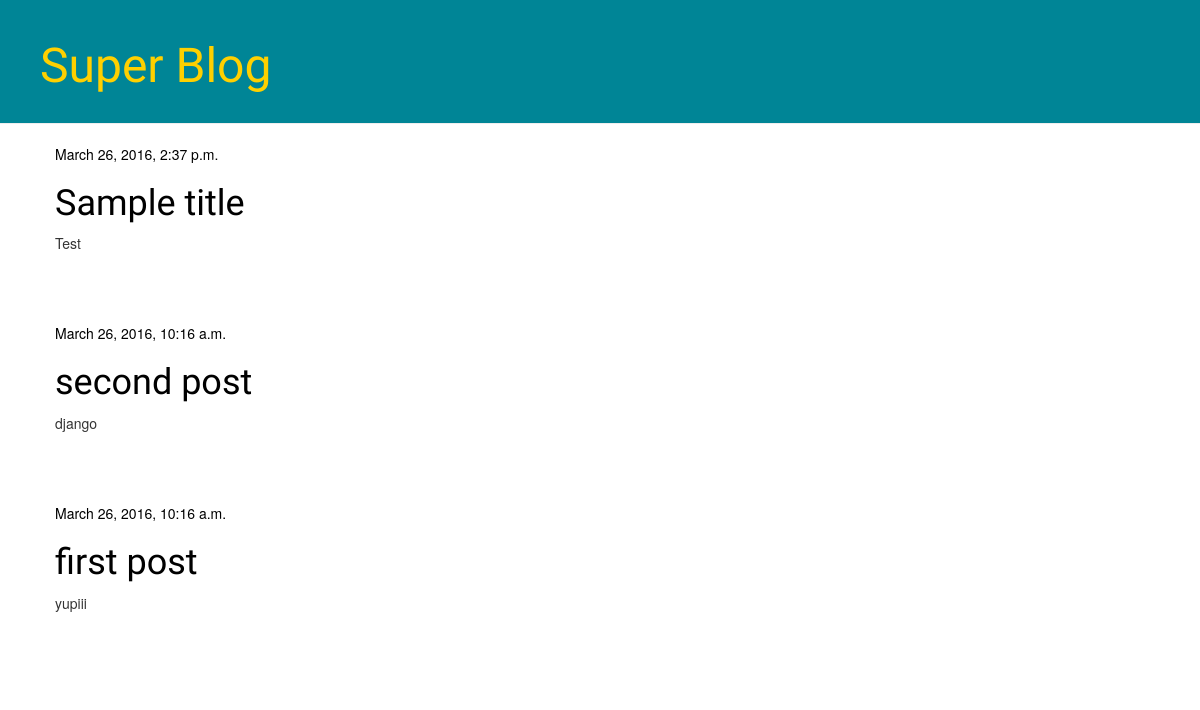
The app's page /, older data.
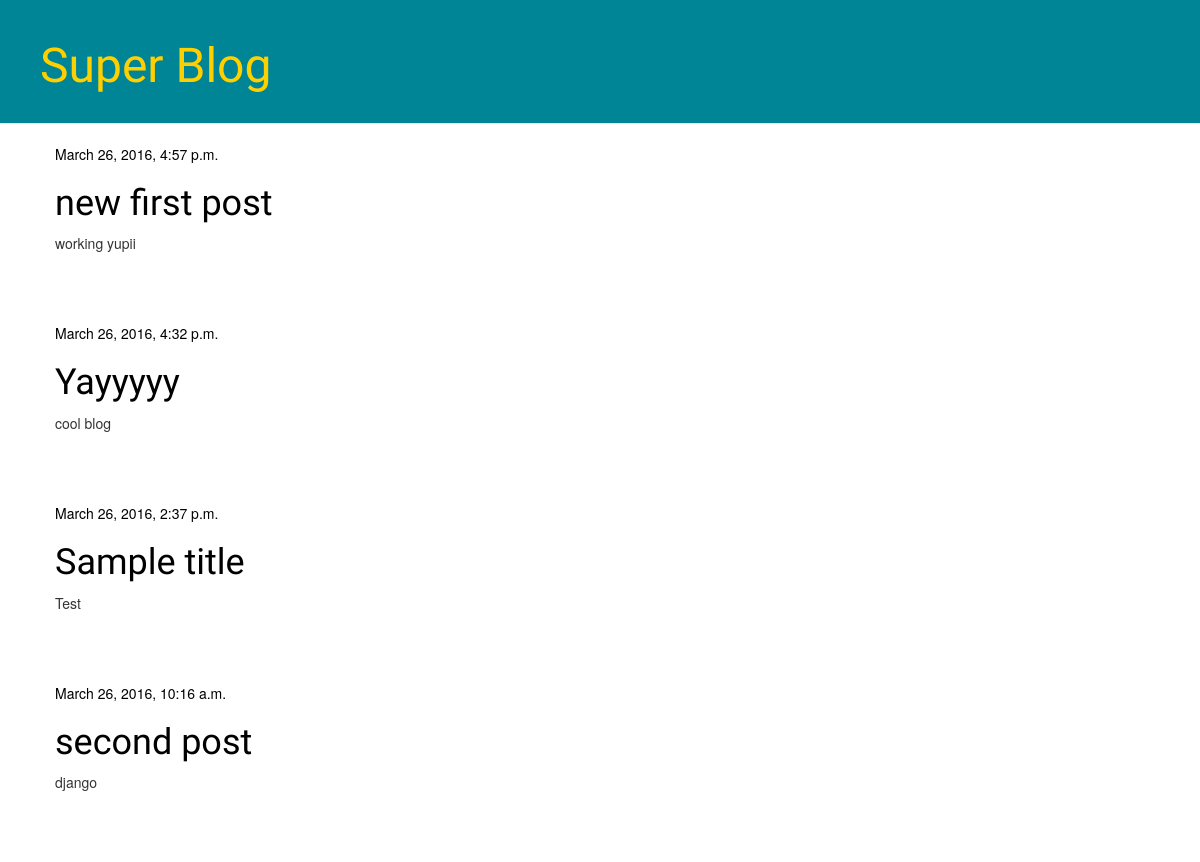
The same page, newer data.
### blog/models.py (models this page shows, shortened)
class Post(models.Model):
    author = models.ForeignKey('auth.User')
    title = models.CharField(max_length=200)
    text = models.TextField()
    created_date = models.DateTimeField(
            default=timezone.now)
    published_date = models.DateTimeField(
            blank=True, null=True)

### blog/views.py (the view)
# urls.py: url(r'^$', views.post_list, name='post_list'),
def post_list(request):
    posts = Post.objects.filter(published_date__lte=timezone.now()).order_by('-published_date')
    return render(request, 'blog/post_list.html', {'posts': posts})

### blog/templates/blog/post_list.html
{% extends 'blog/base.html' %}
{% block content %}
    {% for post in posts %}
        <div class="post">
            <div class="date">
                {{ post.published_date }}
            </div>
            <h1><a href="{% url 'post_detail' pk=post.pk %}">{{ post.title }}</a></h1>
            <p>{{ post.text|linebreaks }}</p>
        </div>
    {% endfor %}
{% endblock content %}

### blog/templates/blog/base.html (shortened to what this page needs)
{% load staticfiles %}
<html>
    <head>
        <link rel="stylesheet" href="//maxcdn.bootstrapcdn.com/bootstrap/3.2.0/css/bootstrap.min.css">
        <link rel="stylesheet" href="//maxcdn.bootstrapcdn.com/bootstrap/3.2.0/css/bootstrap-theme.min.css">
        <link rel="stylesheet" href="{% static 'css/blog.css' %}">
    </head>
    <body>
        <div class="page-header">
            <h1><a href="/">Super Blog</a></h1>
        </div>
        <div class="content container">
            <div class="row">
                <div class="col-md-8">
                    {% block content %}
                    {% endblock %}
                </div>
            </div>
        </div>
    </body>
</html>

### blog/static/css/blog.css (style rules this page uses)
.page-header { background-color: #008596; margin-top: 0; padding: 20px 20px 20px 40px; }
.page-header h1, .page-header h1 a, .page-header h1 a:visited, .page-header h1 a:active { color: #FFD000; font-size: 36pt; text-decoration: none; }
.content { margin-left: 40px; }
h1, h2, h3, h4 { font-family: 'Quicksand', sans-serif; }
.date { color: #000000; }
.post { margin-bottom: 70px; }
.post h1 a, .post h1 a:visited { color: #000000; }

Row changes from the older to the newer data that the page shows:
changed Post: published_date "March 26, 2016, 10:16 a.m." → "March 26, 2016, 4:57 p.m."; title "first post" → "new first post"; text "yupiii" → "working yupii"; moves up the list
added Post: published_date "March 26, 2016, 4:32 p.m.", title "Yayyyyy", text "cool blog"
